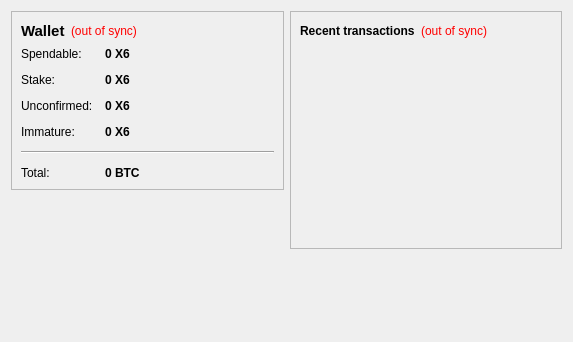
<?xml version="1.0" encoding="UTF-8"?>
<ui version="4.0">
 <class>OverviewPage</class>
 <widget class="QWidget" name="OverviewPage">
  <property name="geometry">
   <rect>
    <x>0</x>
    <y>0</y>
    <width>573</width>
    <height>342</height>
   </rect>
  </property>
  <property name="windowTitle">
   <string>Form</string>
  </property>
  <layout class="QHBoxLayout" name="horizontalLayout" stretch="1,1">
   <item>
    <layout class="QVBoxLayout" name="verticalLayout_2">
     <item>
      <widget class="QFrame" name="frame">
       <property name="frameShape">
        <enum>QFrame::StyledPanel</enum>
       </property>
       <property name="frameShadow">
        <enum>QFrame::Raised</enum>
       </property>
       <layout class="QVBoxLayout" name="verticalLayout_4">
        <item>
         <layout class="QHBoxLayout" name="horizontalLayout_4">
          <item>
           <widget class="QLabel" name="label_5">
            <property name="font">
             <font>
              <pointsize>11</pointsize>
              <weight>75</weight>
              <bold>true</bold>
             </font>
            </property>
            <property name="text">
             <string>Wallet</string>
            </property>
           </widget>
          </item>
          <item>
           <widget class="QLabel" name="labelWalletStatus">
            <property name="toolTip">
             <string>The displayed information may be out of date. Your wallet automatically synchronizes with the X6 network after a connection is established, but this process has not completed yet.</string>
            </property>
            <property name="styleSheet">
             <string notr="true">QLabel { color: red; }</string>
            </property>
            <property name="text">
             <string notr="true">(out of sync)</string>
            </property>
            <property name="alignment">
             <set>Qt::AlignLeading|Qt::AlignLeft|Qt::AlignVCenter</set>
            </property>
           </widget>
          </item>
          <item>
           <spacer name="horizontalSpacer_2">
            <property name="orientation">
             <enum>Qt::Horizontal</enum>
            </property>
            <property name="sizeHint" stdset="0">
             <size>
              <width>40</width>
              <height>20</height>
             </size>
            </property>
           </spacer>
          </item>
         </layout>
        </item>
        <item>
         <layout class="QFormLayout" name="formLayout_2">
          <property name="fieldGrowthPolicy">
           <enum>QFormLayout::AllNonFixedFieldsGrow</enum>
          </property>
          <property name="horizontalSpacing">
           <number>12</number>
          </property>
          <property name="verticalSpacing">
           <number>12</number>
          </property>
          <item row="0" column="0">
           <widget class="QLabel" name="label">
            <property name="text">
             <string>Spendable:</string>
            </property>
           </widget>
          </item>
          <item row="0" column="1">
           <widget class="QLabel" name="labelBalance">
            <property name="font">
             <font>
              <weight>75</weight>
              <bold>true</bold>
             </font>
            </property>
            <property name="cursor">
             <cursorShape>IBeamCursor</cursorShape>
            </property>
            <property name="toolTip">
             <string>Your current spendable balance</string>
            </property>
            <property name="text">
             <string notr="true">0 X6</string>
            </property>
            <property name="textInteractionFlags">
             <set>Qt::LinksAccessibleByMouse|Qt::TextSelectableByKeyboard|Qt::TextSelectableByMouse</set>
            </property>
           </widget>
          </item>
          <item row="1" column="0">
           <widget class="QLabel" name="label_6">
            <property name="text">
             <string>Stake:</string>
            </property>
           </widget>
          </item>
          <item row="1" column="1">
           <widget class="QLabel" name="labelStake">
            <property name="font">
             <font>
              <weight>75</weight>
              <bold>true</bold>
             </font>
            </property>
            <property name="cursor">
             <cursorShape>IBeamCursor</cursorShape>
            </property>
            <property name="toolTip">
             <string>Total of coins that was staked, and do not yet count toward the current balance</string>
            </property>
            <property name="text">
             <string notr="true">0 X6</string>
            </property>
            <property name="textInteractionFlags">
             <set>Qt::LinksAccessibleByMouse|Qt::TextSelectableByKeyboard|Qt::TextSelectableByMouse</set>
            </property>
           </widget>
          </item>
          <item row="2" column="0">
           <widget class="QLabel" name="label_3">
            <property name="text">
             <string>Unconfirmed:</string>
            </property>
           </widget>
          </item>
          <item row="2" column="1">
           <widget class="QLabel" name="labelUnconfirmed">
            <property name="font">
             <font>
              <weight>75</weight>
              <bold>true</bold>
             </font>
            </property>
            <property name="cursor">
             <cursorShape>IBeamCursor</cursorShape>
            </property>
            <property name="toolTip">
             <string>Total of transactions that have yet to be confirmed, and do not yet count toward the current balance</string>
            </property>
            <property name="text">
             <string notr="true">0 X6</string>
            </property>
            <property name="textInteractionFlags">
             <set>Qt::LinksAccessibleByMouse|Qt::TextSelectableByKeyboard|Qt::TextSelectableByMouse</set>
            </property>
           </widget>
          </item>
          <item row="3" column="0">
           <widget class="QLabel" name="labelImmatureText">
            <property name="text">
             <string>Immature:</string>
            </property>
           </widget>
          </item>
          <item row="3" column="1">
           <widget class="QLabel" name="labelImmature">
            <property name="font">
             <font>
              <weight>75</weight>
              <bold>true</bold>
             </font>
            </property>
            <property name="toolTip">
             <string>Mined balance that has not yet matured</string>
            </property>
            <property name="text">
             <string notr="true">0 X6</string>
            </property>
            <property name="textInteractionFlags">
             <set>Qt::LinksAccessibleByMouse|Qt::TextSelectableByKeyboard|Qt::TextSelectableByMouse</set>
            </property>
           </widget>
          </item>
          <item row="4" column="0" colspan="2">
           <widget class="Line" name="line">
            <property name="orientation">
             <enum>Qt::Horizontal</enum>
            </property>
           </widget>
          </item>
          <item row="5" column="0">
           <widget class="QLabel" name="labelTotalText">
            <property name="text">
             <string>Total:</string>
            </property>
           </widget>
          </item>
          <item row="5" column="1">
           <widget class="QLabel" name="labelTotal">
            <property name="font">
             <font>
              <weight>75</weight>
              <bold>true</bold>
             </font>
            </property>
            <property name="cursor">
             <cursorShape>IBeamCursor</cursorShape>
            </property>
            <property name="toolTip">
             <string>Your current total balance</string>
            </property>
            <property name="text">
             <string notr="true">0 BTC</string>
            </property>
            <property name="textInteractionFlags">
             <set>Qt::LinksAccessibleByMouse|Qt::TextSelectableByKeyboard|Qt::TextSelectableByMouse</set>
            </property>
           </widget>
          </item>
         </layout>
        </item>
       </layout>
      </widget>
     </item>
     <item>
      <spacer name="verticalSpacer">
       <property name="orientation">
        <enum>Qt::Vertical</enum>
       </property>
       <property name="sizeHint" stdset="0">
        <size>
         <width>20</width>
         <height>40</height>
        </size>
       </property>
      </spacer>
     </item>
    </layout>
   </item>
   <item>
    <layout class="QVBoxLayout" name="verticalLayout_3">
     <item>
      <widget class="QFrame" name="frame_2">
       <property name="frameShape">
        <enum>QFrame::StyledPanel</enum>
       </property>
       <property name="frameShadow">
        <enum>QFrame::Raised</enum>
       </property>
       <layout class="QVBoxLayout" name="verticalLayout">
        <item>
         <layout class="QHBoxLayout" name="horizontalLayout_2">
          <item>
           <widget class="QLabel" name="label_4">
            <property name="text">
             <string>&lt;b&gt;Recent transactions&lt;/b&gt;</string>
            </property>
           </widget>
          </item>
          <item>
           <widget class="QLabel" name="labelTransactionsStatus">
            <property name="toolTip">
             <string>The displayed information may be out of date. Your wallet automatically synchronizes with the X6 network after a connection is established, but this process has not completed yet.</string>
            </property>
            <property name="styleSheet">
             <string notr="true">QLabel { color: red; }</string>
            </property>
            <property name="text">
             <string notr="true">(out of sync)</string>
            </property>
            <property name="alignment">
             <set>Qt::AlignRight|Qt::AlignTrailing|Qt::AlignVCenter</set>
            </property>
           </widget>
          </item>
          <item>
           <spacer name="horizontalSpacer">
            <property name="orientation">
             <enum>Qt::Horizontal</enum>
            </property>
            <property name="sizeHint" stdset="0">
             <size>
              <width>40</width>
              <height>20</height>
             </size>
            </property>
           </spacer>
          </item>
         </layout>
        </item>
        <item>
         <widget class="QListView" name="listTransactions">
          <property name="styleSheet">
           <string notr="true">QListView { background: transparent; }</string>
          </property>
          <property name="frameShape">
           <enum>QFrame::NoFrame</enum>
          </property>
          <property name="verticalScrollBarPolicy">
           <enum>Qt::ScrollBarAlwaysOff</enum>
          </property>
          <property name="horizontalScrollBarPolicy">
           <enum>Qt::ScrollBarAlwaysOff</enum>
          </property>
          <property name="selectionMode">
           <enum>QAbstractItemView::NoSelection</enum>
          </property>
         </widget>
        </item>
       </layout>
      </widget>
     </item>
     <item>
      <spacer name="verticalSpacer_2">
       <property name="orientation">
        <enum>Qt::Vertical</enum>
       </property>
       <property name="sizeHint" stdset="0">
        <size>
         <width>20</width>
         <height>40</height>
        </size>
       </property>
      </spacer>
     </item>
    </layout>
   </item>
  </layout>
 </widget>
 <resources/>
 <connections/>
</ui>
